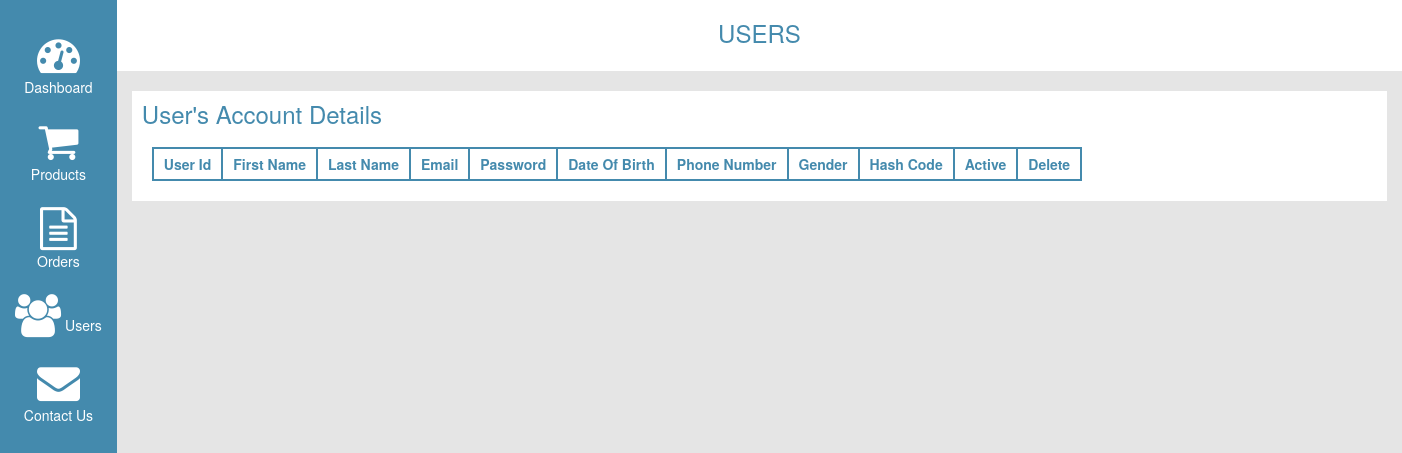
Page /admin/users.php on the earlier database version.
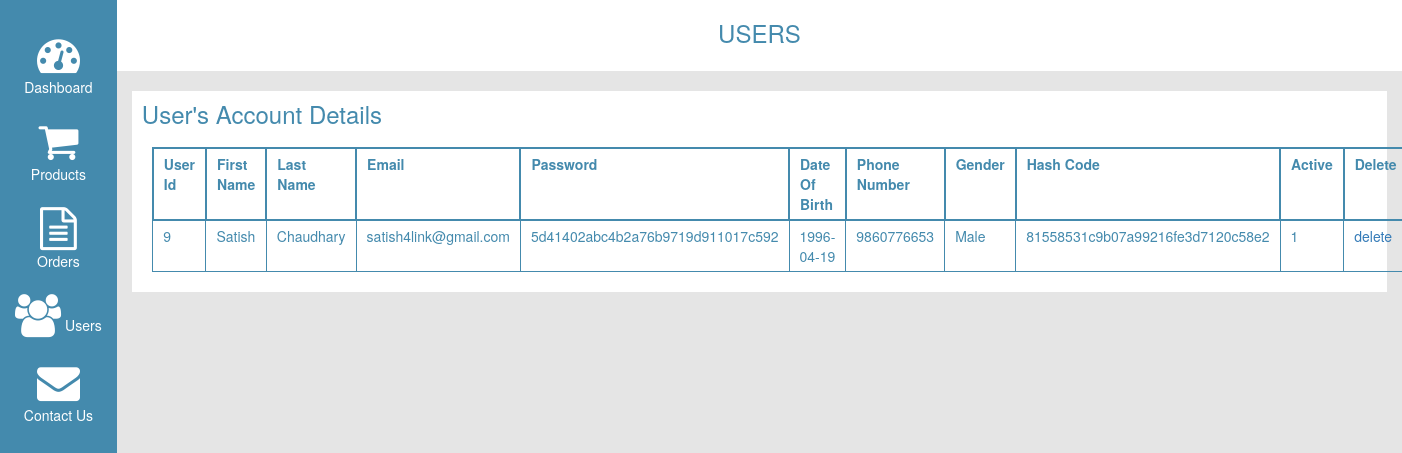
Same page on the later database version.
### tables this page shows
CREATE TABLE `users` (
  `user_id` int(11) NOT NULL,
  `firstname` varchar(255) NOT NULL,
  `lastname` varchar(255) NOT NULL,
  `password` varchar(255) NOT NULL,
  `email` varchar(255) NOT NULL,
  `dob` date NOT NULL,
  `phonenumber` varchar(255) NOT NULL,
  `gender` varchar(255) NOT NULL,
  `hash` varchar(32) NOT NULL,
  `active` tinyint(1) NOT NULL
);

### include/classes/class.admin.php (called while the page is built, shortened)
<?php
class ADMIN
{
	private $conn;
	public function __construct()
	{
		$database = new Database();
		$db = $database->dbConn();
		$this->conn = $db;
    }
	public function runQuery($sql)
	{
		$stmt = $this->conn->prepare($sql);
		return $stmt;
	}
}

### admin/users.php (the view, shortened to what this page needs)
<?php
include ("header.php");
?>
<div class="col-xs-12 col-sm-11 col-md-11 no-padding main-title">
    <h3>users</h3>
</div>
<div class="col-xs-12 col-sm-11 col-md-11">
    <div class="db-contents">
        <h3>user's account details</h3>
        <table>
                <th>user id</th>
                <th>first name</th>
                <th>last name</th>
                <th>email</th>
                <th>password</th>
                <th>date of birth</th>
                <th>phone number</th>
                <th>gender</th>
                <th>hash code</th>
                <th>active</th>
                <th>delete</th>
        <?php
            require_once '../include/classes/class.admin.php';
            $admin=new ADMIN;
            function displayData($result)
            {
                while ($row = $result->fetch(PDO::FETCH_ASSOC)) {
                    print "<tr >";
                        print "<td>".$row["user_id"] . "</td>";
                        print "<td>".$row["firstname"] . "</td>";
                        print "<td>".$row["lastname"] . "</td>";
                        print "<td>".$row["email"] . "</td>";
                        print "<td>".$row["password"] . "</td>";
                        print "<td>".$row["dob"] . "</td>";
                        print "<td>".$row["phonenumber"] . "</td>";
                        print "<td>".$row["gender"] . "</td>";
                        print "<td>".$row["hash"] . "</td>";
                        print "<td>".$row["active"] . "</td>";
                        print "<td><a onclick='return confirmDel()' href=?mode=del&id=".$row['user_id'].">delete</a></td>";
                    print "</tr>";
                }
            }
            try{
                $result =$admin->runQuery("SELECT * FROM users");
                $result->execute();
                displayData($result);
            }catch(PDOException $ex){
                echo $ex->getMessage();
            }
        ?>
    </div>
</div>
<?php
include ("footer.php");
?>

Differences in the rows shown:
added users: user_id "9", firstname "Satish", lastname "Chaudhary", email "satish4link@gmail.com", password "5d41402abc4b2a76b9719d911017c592", dob "1996-04-19", phonenumber "9860776653", gender "Male", hash "81558531c9b07a99216fe3d7120c58e2", active "1"
